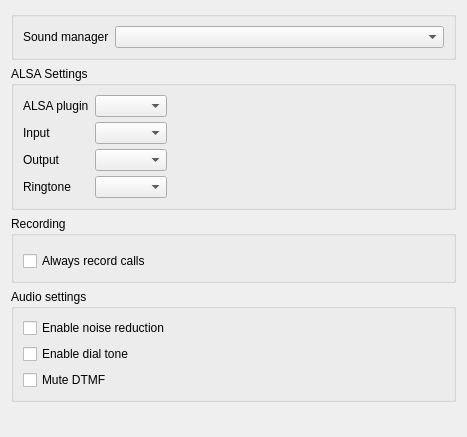
<?xml version="1.0" encoding="UTF-8"?>
<ui version="4.0">
 <class>DlgAudioBase</class>
 <widget class="QWidget" name="DlgAudioBase">
  <property name="geometry">
   <rect>
    <x>0</x>
    <y>0</y>
    <width>467</width>
    <height>437</height>
   </rect>
  </property>
  <property name="windowTitle">
   <string notr="true">Audio settings</string>
  </property>
  <layout class="QVBoxLayout" name="verticalLayout">
   <item>
    <widget class="QGroupBox" name="groupBox1_audio">
     <property name="mouseTracking">
      <bool>false</bool>
     </property>
     <property name="title">
      <string/>
     </property>
     <layout class="QFormLayout" name="formLayout_3">
      <property name="fieldGrowthPolicy">
       <enum>QFormLayout::AllNonFixedFieldsGrow</enum>
      </property>
      <item row="0" column="0">
       <widget class="QLabel" name="label_interface">
        <property name="text">
         <string>Sound manager</string>
        </property>
        <property name="buddy">
         <cstring>m_pManager</cstring>
        </property>
       </widget>
      </item>
      <item row="0" column="1">
       <widget class="AutoComboBox" name="m_pManager"/>
      </item>
     </layout>
    </widget>
   </item>
   <item>
    <widget class="QStackedWidget" name="stackedWidget_interfaceSpecificSettings">
     <property name="sizePolicy">
      <sizepolicy hsizetype="Preferred" vsizetype="Fixed">
       <horstretch>0</horstretch>
       <verstretch>0</verstretch>
      </sizepolicy>
     </property>
     <property name="currentIndex">
      <number>0</number>
     </property>
     <widget class="QWidget" name="page1_alsa">
      <layout class="QVBoxLayout" name="verticalLayout_20">
       <property name="margin">
        <number>0</number>
       </property>
       <item>
        <widget class="QGroupBox" name="groupBox_alsa">
         <property name="title">
          <string>ALSA Settings</string>
         </property>
         <layout class="QFormLayout" name="formLayout_4">
          <property name="fieldGrowthPolicy">
           <enum>QFormLayout::ExpandingFieldsGrow</enum>
          </property>
          <property name="verticalSpacing">
           <number>5</number>
          </property>
          <property name="leftMargin">
           <number>9</number>
          </property>
          <item row="0" column="0">
           <widget class="QLabel" name="label1_alsaPugin">
            <property name="text">
             <string>ALSA plugin</string>
            </property>
            <property name="buddy">
             <cstring>box_alsaPlugin</cstring>
            </property>
           </widget>
          </item>
          <item row="0" column="1">
           <widget class="AutoComboBox" name="box_alsaPlugin">
            <property name="sizeAdjustPolicy">
             <enum>QComboBox::AdjustToContents</enum>
            </property>
           </widget>
          </item>
          <item row="2" column="0">
           <widget class="QLabel" name="label2_in">
            <property name="text">
             <string>Input</string>
            </property>
            <property name="buddy">
             <cstring>alsaInputDevice</cstring>
            </property>
           </widget>
          </item>
          <item row="2" column="1">
           <widget class="AutoComboBox" name="alsaInputDevice">
            <property name="sizeAdjustPolicy">
             <enum>QComboBox::AdjustToContents</enum>
            </property>
           </widget>
          </item>
          <item row="4" column="0">
           <widget class="QLabel" name="label3_out">
            <property name="text">
             <string>Output</string>
            </property>
            <property name="buddy">
             <cstring>alsaOutputDevice</cstring>
            </property>
           </widget>
          </item>
          <item row="4" column="1">
           <widget class="AutoComboBox" name="alsaOutputDevice">
            <property name="sizeAdjustPolicy">
             <enum>QComboBox::AdjustToContents</enum>
            </property>
           </widget>
          </item>
          <item row="5" column="0">
           <widget class="QLabel" name="alsaRingtoneDeviceL">
            <property name="text">
             <string>Ringtone</string>
            </property>
           </widget>
          </item>
          <item row="5" column="1">
           <widget class="AutoComboBox" name="alsaRingtoneDevice"/>
          </item>
         </layout>
        </widget>
       </item>
      </layout>
     </widget>
     <widget class="QWidget" name="page2_pulseAudio">
      <layout class="QVBoxLayout" name="verticalLayout_7">
       <item>
        <widget class="QGroupBox" name="groupBox_pulseAudio">
         <property name="sizePolicy">
          <sizepolicy hsizetype="Expanding" vsizetype="Expanding">
           <horstretch>0</horstretch>
           <verstretch>0</verstretch>
          </sizepolicy>
         </property>
         <property name="title">
          <string>PulseAudio Settings</string>
         </property>
         <layout class="QFormLayout" name="formLayout_11">
          <property name="fieldGrowthPolicy">
           <enum>QFormLayout::ExpandingFieldsGrow</enum>
          </property>
          <item row="0" column="0">
           <widget class="QCheckBox" name="kcfg_pulseAudioVolumeAlter">
            <property name="text">
             <string>Mute other applications during a call</string>
            </property>
           </widget>
          </item>
         </layout>
        </widget>
       </item>
      </layout>
     </widget>
    </widget>
   </item>
   <item>
    <widget class="QGroupBox" name="groupBox1_recordGeneral">
     <property name="sizePolicy">
      <sizepolicy hsizetype="Preferred" vsizetype="Fixed">
       <horstretch>0</horstretch>
       <verstretch>0</verstretch>
      </sizepolicy>
     </property>
     <property name="title">
      <string>Recording</string>
     </property>
     <layout class="QGridLayout" name="gridLayout">
      <item row="0" column="1">
       <widget class="KUrlRequester" name="KUrlRequester_destinationFolder">
        <property name="sizePolicy">
         <sizepolicy hsizetype="Preferred" vsizetype="Preferred">
          <horstretch>0</horstretch>
          <verstretch>0</verstretch>
         </sizepolicy>
        </property>
        <property name="placeholderText" stdset="0">
         <string>Destination folder</string>
        </property>
       </widget>
      </item>
      <item row="1" column="0" colspan="2">
       <widget class="QCheckBox" name="m_pAlwaysRecordCK">
        <property name="text">
         <string>Always record calls</string>
        </property>
       </widget>
      </item>
     </layout>
    </widget>
   </item>
   <item>
    <widget class="QGroupBox" name="groupBox">
     <property name="title">
      <string>Audio settings</string>
     </property>
     <layout class="QVBoxLayout" name="verticalLayout_2">
      <item>
       <widget class="QCheckBox" name="m_pSuppressNoise">
        <property name="text">
         <string>Enable noise reduction</string>
        </property>
       </widget>
      </item>
      <item>
       <widget class="QCheckBox" name="kcfg_enableRoomTone">
        <property name="text">
         <string>Enable dial tone</string>
        </property>
       </widget>
      </item>
      <item>
       <widget class="QCheckBox" name="m_pCPlayDTMFCk">
        <property name="text">
         <string>Mute DTMF</string>
        </property>
       </widget>
      </item>
     </layout>
    </widget>
   </item>
   <item>
    <spacer name="verticalSpacer">
     <property name="orientation">
      <enum>Qt::Vertical</enum>
     </property>
     <property name="sizeHint" stdset="0">
      <size>
       <width>20</width>
       <height>40</height>
      </size>
     </property>
    </spacer>
   </item>
  </layout>
 </widget>
 <customwidgets>
  <customwidget>
   <class>KUrlRequester</class>
   <extends>QFrame</extends>
   <header>kurlrequester.h</header>
  </customwidget>
  <customwidget>
   <class>AutoComboBox</class>
   <extends>QComboBox</extends>
   <header>widgets/autocombobox.h</header>
  </customwidget>
 </customwidgets>
 <resources/>
 <connections/>
</ui>
